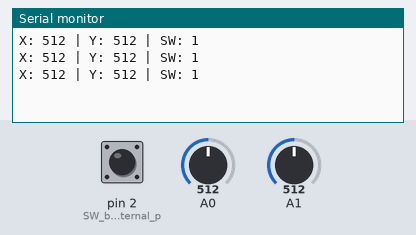
Bench run of a sketch on a simulated Arduino Uno, built with avr-gcc and run on an emulated ATmega328P. Parts: the last lines printed to the serial monitor. The test bench sets the inputs (shaded band); at power-on: A0 = 512, A1 = 512, pin 2 (SW_button_with_internal_p) HIGH.

Above: at 1.3 s.
1.4 s: A0 set to 716
At 1.9 s:
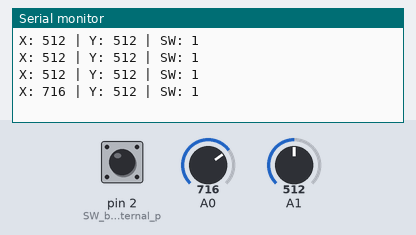
2.9 s: A1 set to 716
At 3.4 s:
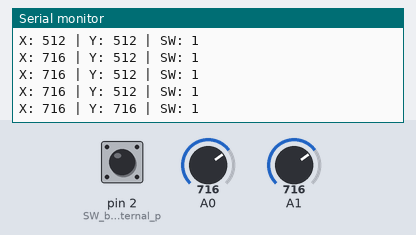
4.4 s: pin 2 (SW_button_with_internal_p) pulled LOW for 0.6 s
At 4.9 s:
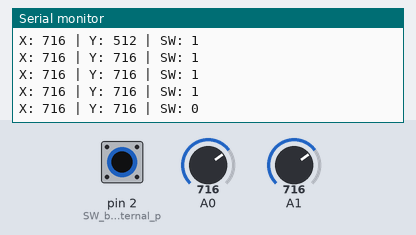
6.5 s: A0 set to 900
At 6.9 s:
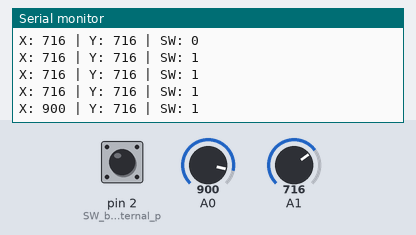
8.0 s: pin 2 (SW_button_with_internal_p) pulled LOW for 1 s
At 8.4 s:
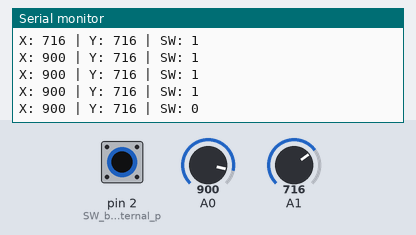
10.5 s: A1 set to 900
At 10.9 s:
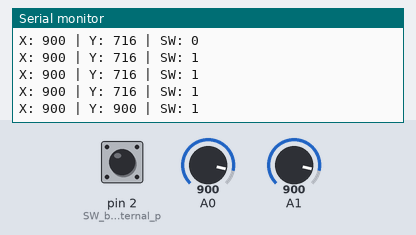
Timing chart, 0 to 13.0 s (numbered marks = the images above; inputs shaded):
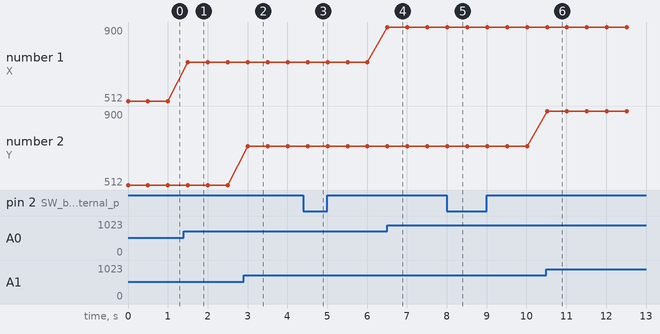

Measured:
- after the input at 1.4 s, the serial monitor: prints a new line after 0.10 s (image 1)
- after the input at 2.9 s, the serial monitor: prints a new line after 0.10 s (image 2)
- after the input at 4.4 s, the serial monitor: prints a new line after 0.11 s (image 3)
- after the input at 6.5 s, the serial monitor: prints a new line at once (image 4)
- after the input at 8.0 s, the serial monitor: prints a new line at once (image 5)
- after the input at 10.5 s, the serial monitor: prints a new line at once (image 6)
- plotted number 1: 512 → 716 after the input at 1.4 s, 716 → 900 after the input at 6.5 s

The sketch:

Joystick_Test.ino
```cpp
void setup() {
  Serial.begin(9600);
  pinMode(2, INPUT_PULLUP); // SW button with internal pull-up
}

void loop() {
  int x = analogRead(A0);  // Horizontal
  int y = analogRead(A1);  // Vertical
  int sw = digitalRead(2); // Button (LOW when pressed)

  Serial.print("X: ");
  Serial.print(x);
  Serial.print(" | Y: ");
  Serial.print(y);
  Serial.print(" | SW: ");
  Serial.println(sw);

  delay(500);
}
```
